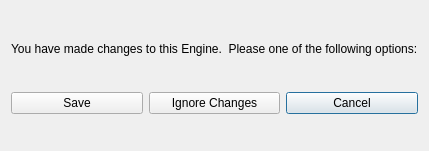
<?xml version="1.0" encoding="UTF-8"?>
<ui version="4.0">
 <class>EngineSaveDialog</class>
 <widget class="QDialog" name="EngineSaveDialog">
  <property name="geometry">
   <rect>
    <x>0</x>
    <y>0</y>
    <width>400</width>
    <height>151</height>
   </rect>
  </property>
  <property name="windowTitle">
   <string>Warning</string>
  </property>
  <layout class="QGridLayout" name="gridLayout_2">
   <item row="1" column="2">
    <widget class="QPushButton" name="mCancelButton">
     <property name="text">
      <string>Cancel</string>
     </property>
    </widget>
   </item>
   <item row="1" column="0">
    <widget class="QPushButton" name="mSaveButton">
     <property name="text">
      <string>Save</string>
     </property>
    </widget>
   </item>
   <item row="0" column="0" colspan="3">
    <widget class="QLabel" name="mWarningLabel">
     <property name="maximumSize">
      <size>
       <width>16777215</width>
       <height>25</height>
      </size>
     </property>
     <property name="text">
      <string>You have made changes to this Engine.  Please one of the following options:</string>
     </property>
    </widget>
   </item>
   <item row="1" column="1">
    <widget class="QPushButton" name="mIgnoreChangesButton">
     <property name="text">
      <string>Ignore Changes</string>
     </property>
    </widget>
   </item>
  </layout>
 </widget>
 <resources/>
 <connections/>
</ui>
